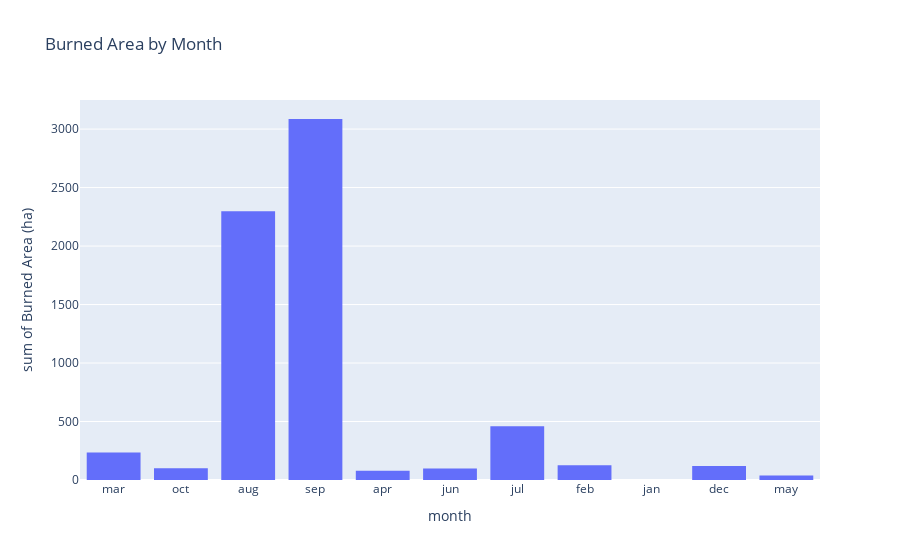

The code cell stored with this chart in its notebook:
### Code cell
fig = px.histogram(df, x='month', y='area', title='Burned Area by Month',
              labels={'area': 'Burned Area (ha)'})
fig.show()

### Figure 1 — Plotly figure (JSON) as saved in the notebook; plotly's stock layout.template omitted (floating-point values rounded to 4 significant figures; data arrays with more than 128 entries replaced by an {"elided": "..."} marker saying what was removed)
{"data": [{"bingroup": "x", "histfunc": "sum", "hovertemplate": "month=%{x}<br>sum of Burned Area (ha)=%{y}<extra></extra>", "legendgroup": "", "marker": {"color": "#636efa", "pattern": {"shape": ""}}, "name": "", "orientation": "v", "showlegend": false, "type": "histogram", "x": {"elided": "517 str values"}, "xaxis": "x", "y": {"elided": "517 float values"}, "yaxis": "y"}], "layout": {"barmode": "relative", "legend": {"tracegroupgap": 0}, "title": {"text": "Burned Area by Month"}, "xaxis": {"anchor": "y", "domain": [0, 1], "title": {"text": "month"}}, "yaxis": {"anchor": "x", "domain": [0, 1], "title": {"text": "sum of Burned Area (ha)"}}}}
